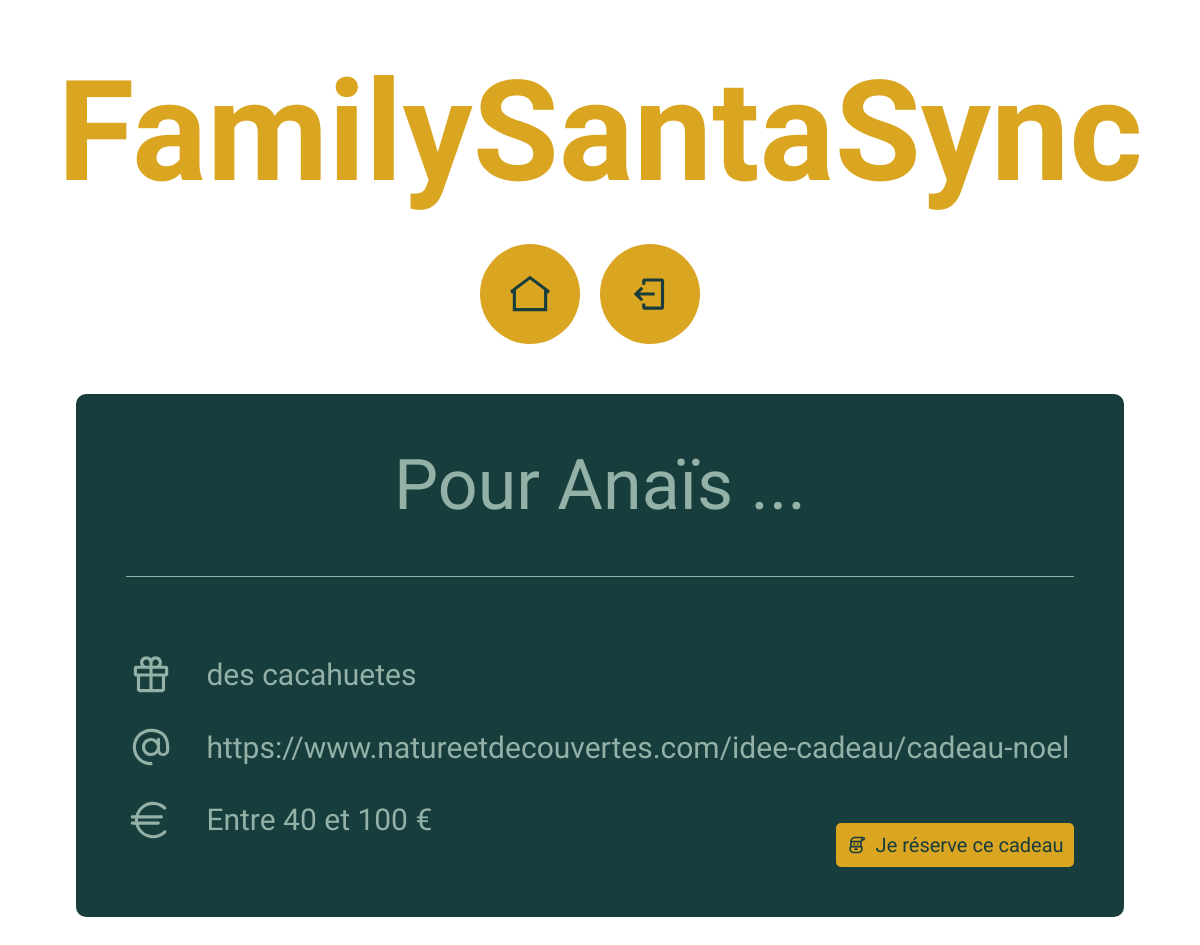
The app's page /presentdetail/27 (signed in) with its own data.
### authentication/models.py (models this page shows)
class Member(models.Model):
    id = models.AutoField(primary_key=True)
    name = models.CharField(max_length=100)
    family = models.ForeignKey(Family, on_delete=models.CASCADE)
    def __str__(self):
        return self.name

### presents/models.py (models this page shows, shortened)
class Gift(models.Model):
    class Price(models.TextChoices):
        PRICE1 = "Moins de 40 €"
        PRICE2 = "Entre 40 et 100 €"
        PRICE3 = "Plus de 100€"
    id = models.AutoField(primary_key=True)
    member = models.ForeignKey(Member, on_delete=models.CASCADE)
    family = models.ForeignKey(Family, on_delete=models.CASCADE)
    name = models.CharField(max_length=100)
    link = models.URLField(null=True, blank=True)
    price = models.CharField(choices=Price.choices, max_length=20)

### presents/views.py (the view)
# urls.py: path('presentdetail/<int:present_id>', presents.views.present_detail, name='present-detail'),
def present_detail(request, present_id):
    my_present = Gift.objects.get(id=present_id)
    present = get_object_or_404(Gift, id=present_id)
    if request.method == 'POST':
        change_present_form = forms.ModifyGiftForm(request.POST, instance=present)
        if change_present_form.is_valid():
            change_present_form.save()
            return redirect("present-detail", present_id)
        else:
            message = "Erreur dans le formulaire. Veuillez vérifier les données saisies."
    else:
        change_present_form = forms.ModifyGiftForm(instance=present)
        message = ""
    try:
        gift = Purchase.objects.get(gift=present_id)
        is_booked = True
    except Purchase.DoesNotExist:
        is_booked = False
    is_mine = str(my_present.member) == request.session['member']
    return render(request, 'present_detail.html', {'present': my_present, 'change_present_form': change_present_form, 'member_id': request.session['member_id'], 'is_mine': is_mine, 'message': message, 'is_booked': is_booked, 'member': my_present.member})

### presents/templates/present_detail.html (shortened to what this page needs)
{% extends 'base.html' %}
{% block content %}
    <div class="single_present">
        {% if is_mine == True %}
            <p class="single_present_title">Pour moi ...</p>
        {% else %}
            <p class="single_present_title">Pour {{member}} ...</p>
        {% endif %}
        <div class="gift_presentation">
            <img src="../../authentication/static/gift-light.svg"/>
            <p>{{present.name}}</p>
        </div>
        <div class="gift_presentation">
            <img src="../../authentication/static/at.svg"/>
            <a href="{{present.link}}" target="_blank">{{present.link}}</a>
        </div>
        <div class="gift_presentation">
            <img src="../../authentication/static/euro.svg"/>
            <p>{{present.price}}</p>
        </div>
        {% if is_mine == False %}
            {% if is_booked != True %}
            <div class="book">
                <img src="../../authentication/static/santa.svg"/>
                <a href="{% url 'purchase-present' present.id member_id %}"><p>Je réserve ce cadeau</p></a>
            </div>
            {% else %}
            <div class="booked">
                <p>Réservé</p>
            </div>
            {% endif %}
        {% endif %}
    </div>
{% endblock content %}

### authentication/static/styles.css (style rules this page uses)
body { background-image: url('./christmas_tree.jpg'); background-attachment: fixed; background-size: cover; background-repeat: no-repeat; }
p { font-family: 'Abel', sans-serif; color: #040D12; font-size: 30px; }
body { padding-bottom: 80px; position:relative; }
.single_present { width: 80%; margin: 50px auto; padding: 50px; background-color: #183D3D; border-radius: 10px; position: relative; }
.single_present_title { color: #93B1A6; font-family: 'Clicker Script', cursive; font-size: 70px; text-align: center; padding: 0 0 50px 0; border-bottom: solid 1px #93B1A6; margin-top: 0; margin-bottom: 50px; }
.gift_presentation { display: flex; flex-direction: row; justify-content: left; align-items: center; gap: 30px; }
.gift_presentation img { width: 50px; height: 50px }
.gift_presentation p, .gift_presentation a { font-family: 'Abel', sans-serif; color: #93B1A6; font-size: 30px; text-decoration: none; }
.book { display: flex; flex-direction: row; gap: 10px; align-items: center; background-color: #daa520; border-radius: 5px; padding: 10px; width: fit-content; position: absolute; bottom: 50px; right: 50px; }
.book img { width: 20px; height: 20px; }
.book p { font-family: 'Abel', sans-serif; color: #183D3D; font-size: 20px; margin: 0; }
.book a { text-decoration: none; }

### records on screen
Member: name "Anaïs"
Gift: name "des cacahuetes", link "https://www.natureetdecouvertes.com/idee-cadeau/cadeau-noel", price "Entre 40 et 100 €"
